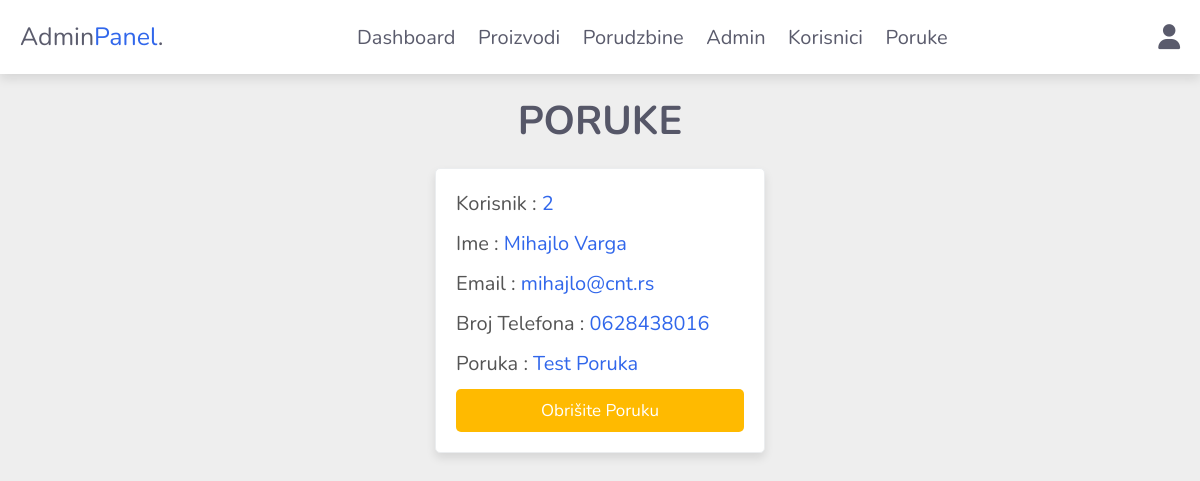
The page /admin/messages.php (signed in) on the database its author committed.
### tables this page shows
CREATE TABLE `messages` (
  `id` int(100) NOT NULL,
  `user_id` int(100) NOT NULL,
  `name` varchar(100) NOT NULL,
  `email` varchar(100) NOT NULL,
  `number` varchar(12) NOT NULL,
  `message` varchar(500) NOT NULL
);

### admin/messages.php (the view, shortened to what this page needs)
<?php
include '../components/connect.php';
?>
<!DOCTYPE html>
<html lang="en">
<head>
   <link rel="stylesheet" href="https://cdnjs.cloudflare.com/ajax/libs/font-awesome/6.1.1/css/all.min.css">
   <link rel="stylesheet" href="../css/admin_style.css">
</head>
<body>
<?php include '../components/admin_header.php'; ?>
<section class="contacts">
<h1 class="heading">Poruke</h1>
<div class="box-container">
   <?php
      $select_messages = $conn->prepare("SELECT * FROM `messages`");
      $select_messages->execute();
      if($select_messages->rowCount() > 0){
         while($fetch_message = $select_messages->fetch(PDO::FETCH_ASSOC)){
   ?>
   <div class="box">
   <p> Korisnik : <span><?= $fetch_message['user_id']; ?></span></p>
   <p> Ime : <span><?= $fetch_message['name']; ?></span></p>
   <p> Email : <span><?= $fetch_message['email']; ?></span></p>
   <p> Broj Telefona : <span><?= $fetch_message['number']; ?></span></p>
   <p> Poruka : <span><?= $fetch_message['message']; ?></span></p>
   <a href="messages.php?delete=<?= $fetch_message['id']; ?>" onclick="return confirm('Da li ste sigurni?');" class="delete-btn">Obrišite Poruku</a>
   </div>
   <?php
         }
      }else{
         echo '<p class="empty">Još uvek nemate poruka!</p>';
      }
   ?>
</div>
</section>
</body>
</html>

### css/admin_style.css (style rules this page uses)
:root { --main-color:#3167eb;; --orange:#FF6c00; --red:#FFBA00; --black:#2b2d42c7; --white:#fff; --white-border: #ebedef; --light-color:#555; --light-bg:#eee; --border:.1rem solid var(--white-border); --box-shadow:0 .5rem 1rem rgba(0,0,0,.1); }
* { font-family: 'Nunito', sans-serif; margin:0; padding:0; box-sizing: border-box; outline: none; border:none; text-decoration: none; }
html { font-size: 62.5%; overflow-x: hidden; }
body { background-color: var(--light-bg); }
section { padding:2rem; max-width: 1200px; margin:0 auto; }
.heading { font-size: 4rem; color:var(--black); margin-bottom: 2rem; text-align: center; text-transform: uppercase; }
.btn, .delete-btn, .option-btn { display: block; width: 100%; margin-top: 1rem; border-radius: .5rem; padding:1rem 3rem; font-size: 1.7rem; text-transform: capitalize; color:var(--white); cursor: pointer; text-align: center; }
.delete-btn { background-color: var(--red); }
.contacts .box-container { display: grid; grid-template-columns: repeat(auto-fit, 33rem); gap:1.5rem; align-items: flex-start; justify-content: center; }
.contacts .box-container .box { padding:2rem; padding-top: 1rem; border-radius: .5rem; border:var(--border); background-color: var(--white); box-shadow: var(--box-shadow); }
.contacts .box-container .box p { line-height: 1.5; font-size: 2rem; color:var(--light-color); margin:1rem 0; }
.contacts .box-container .box p span { color:var(--main-color); }

### rows shown on the page
messages: user "2", name "Mihajlo Varga", email "mihajlo@cnt.rs", number "0628438016", message "Test Poruka"
